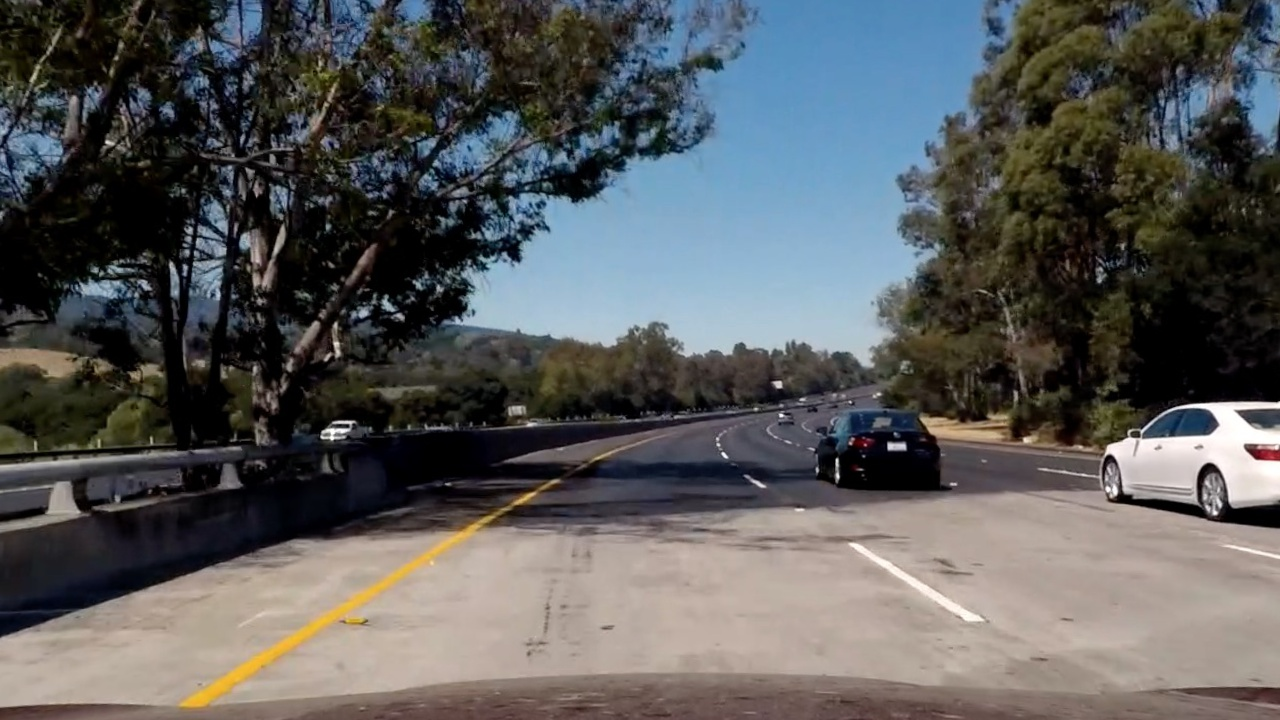
#> input picture output_images/undistorted4.jpg, 1280 x 720 px
$ jupyter execute --allow-errors Final.ipynb   (shell and % lines are left out)   (older library calls are emulated)
#> lines starting #> are read from the running program, lines starting #| are printed output that depends on the picture; after the words box and inside, x2 and y2 are one past the last pixel; in counts of white or black regions, pixels touching at a corner belong together; long printed decimals are rounded
[cell 1]
import numpy as np
import cv2
import matplotlib.pyplot as plt
import matplotlib.image as mpimg
import pickle
import glob

[cell 2]
# [10 lines left out: function get_image_points, not called in this run]

[cell 3]
def calibrate_camera(image_path=None):
    images = glob.glob('camera_cal/calibration*.jpg')
    objectpoints_=[]
    pointsonimage_ = []
    for index,image in enumerate(images):
        image_ = mpimg.imread(image)
        ret,objectpoints,pointsonimage = get_image_points(image_)
        if ret == True:
            objectpoints_.append(objectpoints)
            pointsonimage_.append(pointsonimage)

    test_image = mpimg.imread(image_path)
    image_size = (test_image.shape[1],test_image.shape[0])
    ret, mtx, dist, rvecs, tvecs = cv2.calibrateCamera(objectpoints_, pointsonimage_, image_size,None,None)
    dst = cv2.undistort(test_image, mtx, dist, None, mtx)
    f, (ax1, ax2) = plt.subplots(1, 2, figsize=(24, 9))
    ax1.imshow(test_image)
    ax1.set_title('Original Image', fontsize=50)
    ax2.imshow(dst)
    ax2.set_title('Undistorted', fontsize=50)
    plt.subplots_adjust(left=0., right=1, top=0.9, bottom=0.)
    return mtx,dist

#> (the rest of this cell did not finish here and is left out)

[cell 4]
def undistort(image,mtx,dist):
    return cv2.undistort(image, mtx, dist, None, mtx)

[cell 5]
# [15 lines left out: function undistort_images, not called in this run]

#> (the rest of this cell did not finish here and is left out)

[cell 6]
temp_=mpimg.imread('output_images/undistorted4.jpg')
#> temp_ is the input picture: shape (720, 1280, 3); mean R, G, B 89.8, 90.6, 90.8
plt.imshow(temp_)
plt.scatter([200],[500],c='r',s=5)
plt.plot(235,665,'.')
plt.plot(1130,665,'.')
plt.plot(555,480,'.')
plt.plot(765,480,'.')

[cell 7]
src_corners = np.float32([[235,665],[1130,665],[555,480],[765,480]])
dest_corners = np.float32([[235,665],[1130,665],[285,0],[1130,0]])
M = cv2.getPerspectiveTransform(src_corners, dest_corners)
M_inv = cv2.getPerspectiveTransform(dest_corners,src_corners)
def perspective_transform(image):
    warped = cv2.warpPerspective(image, M, (image.shape[1],image.shape[0]))
    return warped

temp_ = perspective_transform(temp_)
plt.imshow(temp_)

[cell 8]
def perspective_transform_images(image_path,output_path):
#> called with image_path = 'output_images/undistorted*.jpg', output_path = 'output_images'
    images = glob.glob(image_path)
    for index,images in enumerate(images):
        temp_= mpimg.imread(images)
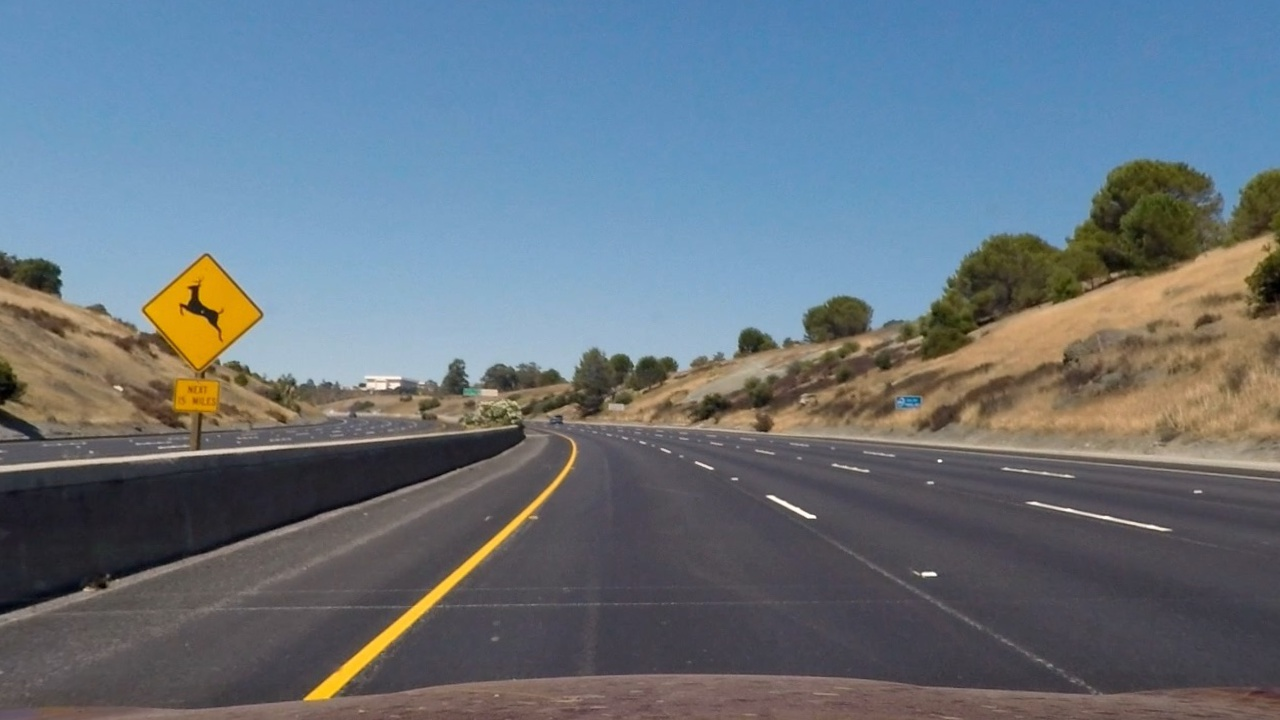
#> input picture output_images/undistorted1.jpg, 1280 x 720 px
#> temp_ is the input picture: shape (720, 1280, 3); mean R, G, B 103.9, 115.8, 126.4
        wraped_output = perspective_transform(temp_)
        wraped_output = cv2.cvtColor(wraped_output,cv2.COLOR_RGB2BGR)
        write_name = output_path+'/wraped'+str(index)+'.jpg'
        cv2.imwrite(write_name, wraped_output)

perspective_transform_images('output_images/undistorted*.jpg','output_images')

[cell 9]
def absgradient(image,thres=(20,100)):
#> called with thres = (20, 100)
    image_ = np.copy(image)
    image_gray = cv2.cvtColor(image_,cv2.COLOR_RGB2GRAY)
    sobelx = cv2.Sobel(image_gray,cv2.CV_64F,1,0)
    abs_image = np.absolute(sobelx)
    scaled = np.uint8(255*abs_image/np.max(abs_image))
    binary_output = np.zeros_like(scaled)
    binary_output[(scaled > thres[0]) & (scaled <= thres[1])] = 1
    return binary_output

tempgrad_ = absgradient(temp_)
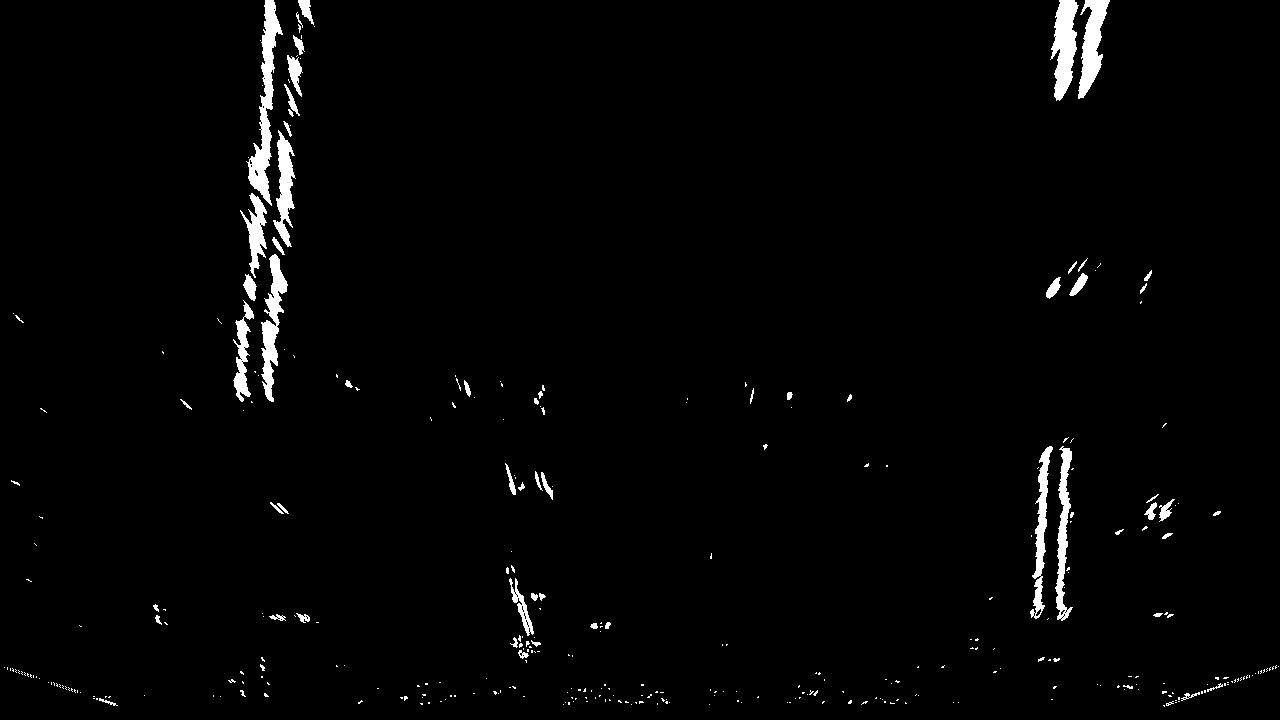
#> tempgrad_: shape (720, 1280); values 0 (black) and 1 (white), 2% white; 360 white regions (298 under 20 px), largest, box (x1, y1, x2, y2) and area: (246, 0, 283, 206) 2392, (1050, 0, 1079, 101) 1747, (261, 254, 288, 402) 1665
plt.imshow(tempgrad_,cmap = 'gray')

[cell 10]
def HLSprocess(image,thres=(170,255)):
#> called with thres = (170, 255)
    hlsimage = cv2.cvtColor(image,cv2.COLOR_RGB2HLS)
#> hlsimage: shape (720, 1280, 3); mean of channels 0, 1, 2 61.8, 110.1, 35.7
    hlsimage = hlsimage[:,:,2]
#> hlsimage: shape (720, 1280)
    binary_output = np.zeros_like(hlsimage)
    binary_output[(hlsimage > thres[0]) & (hlsimage <= thres[1])] =1
    return binary_output

temphslprocess_ = HLSprocess(temp_)
#> temphslprocess_: shape (720, 1280); values 0 (black) and 1 (white), 1.1% white; 19 white regions (9 under 20 px), largest, box (x1, y1, x2, y2) and area: (241, 407, 268, 697) 5202, (1040, 452, 1065, 616) 1956, (0, 139, 54, 182) 928
plt.imshow(temphslprocess_,cmap = 'gray')

[cell 11]
final_output = np.zeros_like(tempgrad_)
final_output[(tempgrad_ == 1) | (temphslprocess_ == 1)] = 1
plt.imshow(final_output,cmap ='gray')

[cell 12]
def grad_color_images(image_path,output_path):
    images = glob.glob(image_path)
    for index,images in enumerate(images):
        temp_= mpimg.imread(images)
        tempgrad_ = absgradient(temp_)
        temphslprocess_ = HLSprocess(temp_)
        final_output = np.zeros_like(tempgrad_)
        final_output[(tempgrad_ == 1) | (temphslprocess_ == 1)] = 1
        write_name = output_path+'/gradcolor'+str(index)+'.jpg'
        plt.imsave(write_name, final_output,cmap = 'gray')

grad_color_images('output_images/wraped*.jpg','output_images')

[cell 13]
def l_channel(image,thres=(150,255)):
        hlsimage = cv2.cvtColor(image,cv2.COLOR_RGB2HLS)
        hlsimage = hlsimage[:,:,1]
        binary_output = np.zeros_like(hlsimage)
        binary_output[(hlsimage > thres[0]) & (hlsimage <= thres[1])] =1
        return binary_output

[cell 14]
test_image_ = mpimg.imread('output_images/undistorted1.jpg')
test_image_grad = absgradient(test_image_)
#> test_image_grad: shape (720, 1280); values 0 (black) and 1 (white), 4.5% white in thin lines or dots, all inside (x1, y1, x2, y2) = (1, 159, 1279, 720)
test_image_s = HLSprocess(test_image_)
#> test_image_s: shape (720, 1280); values 0 (black) and 1 (white), 1.4% white; 134 white regions (115 under 20 px), largest, box (x1, y1, x2, y2) and area: (144, 258, 258, 371) 6843, (305, 447, 575, 700) 3119, (173, 379, 219, 422) 1429
test_image_l = l_channel(test_image_)
#> test_image_l: shape (720, 1280); values 0 (black) and 1 (white), 21.4% white; 656 white regions (559 under 20 px), largest, box (x1, y1, x2, y2) and area: (0, 76, 1079, 390) 172242, (994, 238, 1269, 350) 7084, (563, 420, 1280, 471) 3908
test_binary_ = np.zeros_like(test_image_l)
test_binary_[((test_image_l == 1) & (test_image_s == 1)) | (test_image_grad == 1)] =1
plt.imshow(test_binary_,cmap = 'gray')
plt.imsave('output_images/final_process.jpg',test_binary_,cmap = 'gray')

[cell 15]
from collections import deque
leftpix_mean = deque(maxlen = 10)
rightpix_mean = deque(maxlen = 10)

# Lane Line detection

[cell 16]
def lines(image,video = False):
#> called with video = False
    binary_warped = image
    #histogram = np.sum(binary_warped[binary_warped.shape[0]//2:,:], axis=0)
    histogram = np.sum(binary_warped, axis=0)
    # Create an output image to draw on and  visualize the result
    out_img = np.dstack((binary_warped, binary_warped, binary_warped))*255
    # Find the peak of the left and right halves of the histogram
    # These will be the starting point for the left and right lines
    midpoint = np.int(histogram.shape[0]/2)
    leftx_base = np.argmax(histogram[:midpoint])
    rightx_base = np.argmax(histogram[midpoint:]) + midpoint

    # Choose the number of sliding windows
    nwindows = 9
    # Set height of windows
    window_height = np.int(binary_warped.shape[0]/nwindows)
    # Identify the x and y positions of all nonzero pixels in the image
    nonzero = binary_warped.nonzero()
    nonzeroy = np.array(nonzero[0])
    nonzerox = np.array(nonzero[1])
    # Current positions to be updated for each window
    leftx_current = leftx_base
    rightx_current = rightx_base
    # Set the width of the windows +/- margin
    margin = 100
    # Set minimum number of pixels found to recenter window
    minpix = 100
    # Create empty lists to receive left and right lane pixel indices
    left_lane_inds = []
    right_lane_inds = []

    # Step through the windows one by one
    for window in range(nwindows):
        # Identify window boundaries in x and y (and right and left)
        win_y_low = binary_warped.shape[0] - (window+1)*window_height
        win_y_high = binary_warped.shape[0] - window*window_height
        win_xleft_low = leftx_current - margin
        win_xleft_high = leftx_current + margin
        win_xright_low = rightx_current - margin
        win_xright_high = rightx_current + margin
        # Draw the windows on the visualization image
        cv2.rectangle(out_img,(win_xleft_low,win_y_low),(win_xleft_high,win_y_high),
        (0,255,0), 2)
        cv2.rectangle(out_img,(win_xright_low,win_y_low),(win_xright_high,win_y_high),
        (0,255,0), 2)
        # Identify the nonzero pixels in x and y within the window
        good_left_inds = ((nonzeroy >= win_y_low) & (nonzeroy < win_y_high) &
        (nonzerox >= win_xleft_low) &  (nonzerox < win_xleft_high)).nonzero()[0]
    #     print('left',good_left_inds)
        good_right_inds = ((nonzeroy >= win_y_low) & (nonzeroy < win_y_high) &
        (nonzerox >= win_xright_low) &  (nonzerox < win_xright_high)).nonzero()[0]
    #     print('right',good_right_inds)
        # Append these indices to the lists
        left_lane_inds.append(good_left_inds)
        right_lane_inds.append(good_right_inds)
        # If you found > minpix pixels, recenter next window on their mean position
        if len(good_left_inds) > minpix:
            leftx_current = np.int(np.mean(nonzerox[good_left_inds]))
        if len(good_right_inds) > minpix:
            rightx_current = np.int(np.mean(nonzerox[good_right_inds]))

    # Concatenate the arrays of indices
    left_lane_inds = np.concatenate(left_lane_inds)
#     print(left_lane_inds)
    right_lane_inds = np.concatenate(right_lane_inds)
#     print(right_lane_inds)
    # Extract left and right line pixel positions
    leftx = nonzerox[left_lane_inds]
    lefty = nonzeroy[left_lane_inds]
    rightx = nonzerox[right_lane_inds]
    righty = nonzeroy[right_lane_inds]

    # Fit a second order polynomial to each
    left_fit1 = np.polyfit(lefty, leftx, 2)
    right_fit1 = np.polyfit(righty, rightx, 2)
    temp_left_fit = np.copy(left_fit1)
    temp_right_fit = np.copy(right_fit1)
    leftpix_mean.append(temp_left_fit)
    rightpix_mean.append(temp_right_fit)
    left_fit = np.average(leftpix_mean,axis = 0)
    right_fit = np.average(rightpix_mean,axis = 0)
    ploty = np.linspace(0, binary_warped.shape[0]-1, binary_warped.shape[0] )
    left_fitx = left_fit[0]*ploty**2 + left_fit[1]*ploty + left_fit[2]
    right_fitx = right_fit[0]*ploty**2 + right_fit[1]*ploty + right_fit[2]
    out_img[nonzeroy[left_lane_inds], nonzerox[left_lane_inds]] = [255, 0, 0]
    out_img[nonzeroy[right_lane_inds], nonzerox[right_lane_inds]] = [0, 0, 255]
    window_img = np.zeros_like(out_img)
    left_line_window1 = np.array([np.transpose(np.vstack([left_fitx-margin, ploty]))])
    left_line_window2 = np.array([np.flipud(np.transpose(np.vstack([left_fitx+margin,
                                  ploty])))])
    left_line_pts = np.hstack((left_line_window1, left_line_window2))
    right_line_window1 = np.array([np.transpose(np.vstack([right_fitx-margin, ploty]))])
    right_line_window2 = np.array([np.flipud(np.transpose(np.vstack([right_fitx+margin,
                                  ploty])))])
    right_line_pts = np.hstack((right_line_window1, right_line_window2))

    # Draw the lane onto the warped blank image
    cv2.fillPoly(window_img, np.int_([left_line_pts]), (0,255, 0))
    cv2.fillPoly(window_img, np.int_([right_line_pts]), (0,255, 0))
#> window_img: shape (720, 1280, 3); mean of channels 0, 1, 2 0, 80.1, 0
    result = cv2.addWeighted(out_img, 1, window_img, 0.3, 0)
    if video == False:
        plt.imshow(result)
        plt.plot(left_fitx, ploty, color='yellow')
        plt.plot(right_fitx, ploty, color='yellow')
        plt.xlim(0, 1280)
        plt.ylim(720, 0)
#     return result
    warp_zero = np.zeros_like(binary_warped).astype(np.uint8)
    color_warp = np.dstack((warp_zero, warp_zero, warp_zero))

    # Recast the x and y points into usable format for cv2.fillPoly()
    pts_left = np.array([np.transpose(np.vstack([left_fitx, ploty]))])
    pts_right = np.array([np.flipud(np.transpose(np.vstack([right_fitx, ploty])))])
    pts = np.hstack((pts_left, pts_right))

    # Draw the lane onto the warped blank image
    color_wrap = cv2.fillPoly(color_warp, np.int_([pts]), (0,255, 0))
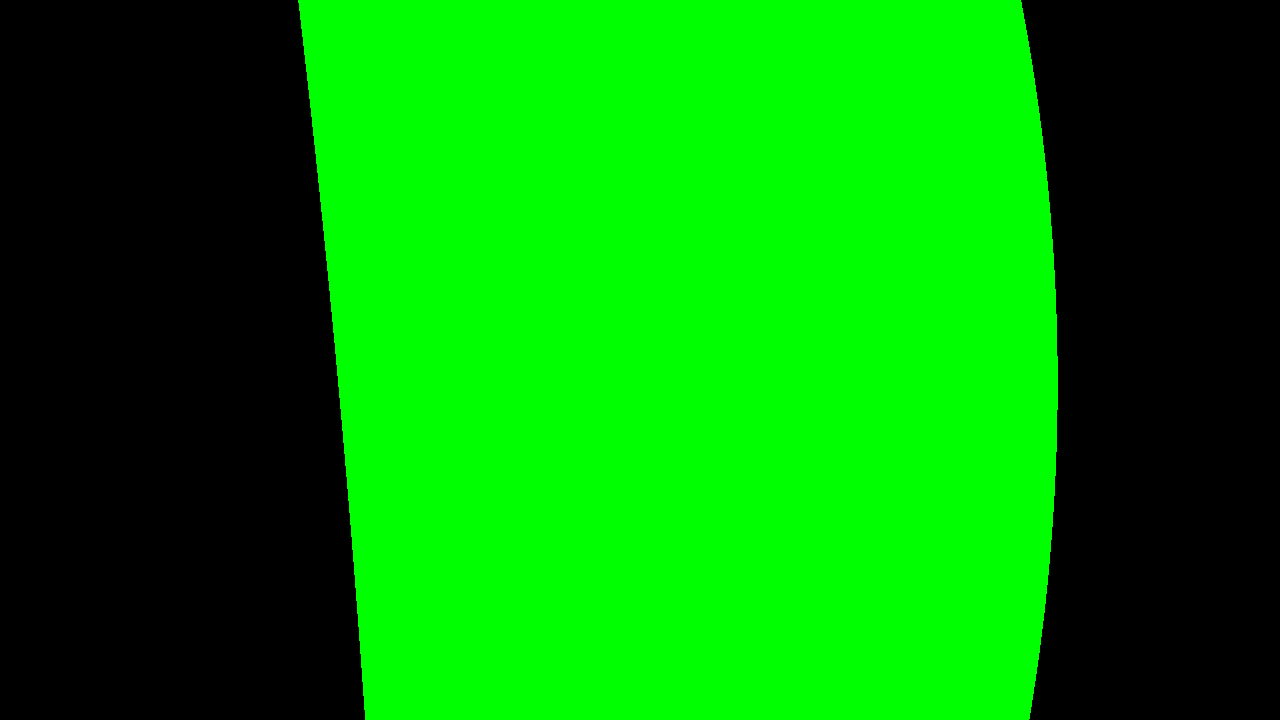
#> color_warp: shape (720, 1280, 3); mean of channels 0, 1, 2 0, 141.9, 0; drawn as R, G, B

    ploty = np.linspace(0, 719, num=720)# to cover same y-range as image
    ym_per_pix = 30/720 # meters per pixel in y dimension
    xm_per_pix = 3.7/700 # meters per pixel in x dimension
    y_eval = np.max(ploty)
    # Fit new polynomials to x,y in world space
    left_fit_cr = np.polyfit(ploty*ym_per_pix, left_fitx*xm_per_pix, 2)
    right_fit_cr = np.polyfit(ploty*ym_per_pix, right_fitx*xm_per_pix, 2)
    # Calculate the new radii of curvature
    left_curverad = ((1 + (2*left_fit_cr[0]*y_eval*ym_per_pix + left_fit_cr[1])**2)**1.5) / np.absolute(2*left_fit_cr[0])
    right_curverad = ((1 + (2*right_fit_cr[0]*y_eval*ym_per_pix + right_fit_cr[1])**2)**1.5) / np.absolute(2*right_fit_cr[0])
    # Now our radius of curvature is in meters
#     print(left_curverad, 'm', right_curverad, 'm')
    radius = (left_curverad+right_curverad)//2


    ##########distance from center########################
    car_position = image.shape[1]/2
    left_fit_center = left_fit[0]*image.shape[0]**2 + left_fit[1]*image.shape[0] + left_fit[2]
    right_fit_center = right_fit[0]*image.shape[0]**2 + right_fit[1]*image.shape[0] + right_fit[2]
    lane_center_position = (right_fit_center + left_fit_center) /2
    center_dist = (car_position - lane_center_position) * xm_per_pix
    if video == False:
        return radius,color_warp,center_dist,result
    else:
        return radius,color_warp,center_dist
# [5 lines of commented-out code are left out]

[cell 17]
images = glob.glob('output_images/undistorted*.jpg')
for index,images in enumerate(images):
    distort_ = mpimg.imread(images)
#     distort_ = undistort(image_,mtx,dist)
    perspec_ = perspective_transform(distort_)
    abs_grad = absgradient(perspec_)
    hls_ = HLSprocess(perspec_)
    l_ = l_channel(perspec_)
    grad_ =np.zeros_like(abs_grad)
    grad_[((hls_ == 1) & (l_ == 1)) | (abs_grad == 1)] =1
#     grad_ = np.dstack((grad_,grad_,grad_))*255
    radius,final_output,center_dist,result= lines(grad_)
#> radius = 2768; center_dist = -0.302
#> grad_: shape (720, 1280); values 0 (black) and 1 (white), 3.6% white; 476 white regions (427 under 20 px), largest, box (x1, y1, x2, y2) and area: (275, 0, 375, 694) 23004, (1023, 167, 1086, 344) 6051, (1072, 524, 1116, 545) 299
    print('radius',radius)
#| radius 2768.0
    print('center',center_dist)
#| center -0.3024
    write_name = 'output_images'+'/lines'+str(index)+'.jpg'
    cv2.imwrite(write_name, result)
    newwarp = cv2.warpPerspective(final_output, M_inv, (distort_.shape[1], distort_.shape[0]))
#     # Combine the result with the original image
    result1 = cv2.addWeighted(distort_, 1, newwarp, 0.3, 0)
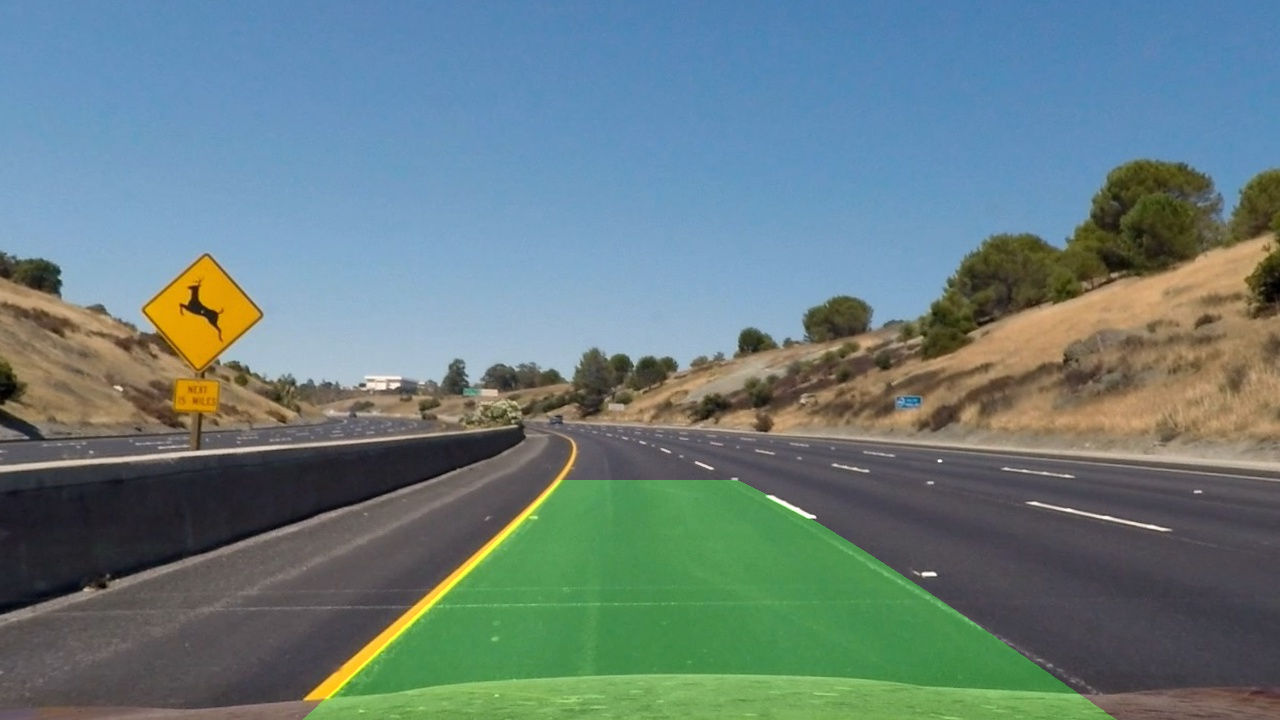
#> result1: shape (720, 1280, 3); mean R, G, B 103.9, 125.8, 126.4
    result1 = cv2.putText(result1, 'Radius '+str(round(radius,4))+'m', (10, 100), cv2.FONT_HERSHEY_SIMPLEX, 1, (255, 255, 255), 2)
    if(center_dist < 0):
        result1 = cv2.putText(result1, ' Left Distance from center '+str(round(center_dist,4))+'m', (10, 50), cv2.FONT_HERSHEY_SIMPLEX, 1, (255, 255, 255), 2)
    else:
        result1 = cv2.putText(result1, ' Right Distance from center '+str(round(center_dist,4))+'m', (10, 50), cv2.FONT_HERSHEY_SIMPLEX, 1, (255, 255, 255), 2)
    write_name2 = 'output_images'+'/final_output'+str(index)+'.jpg'
    plt.imsave(write_name2,result1)
